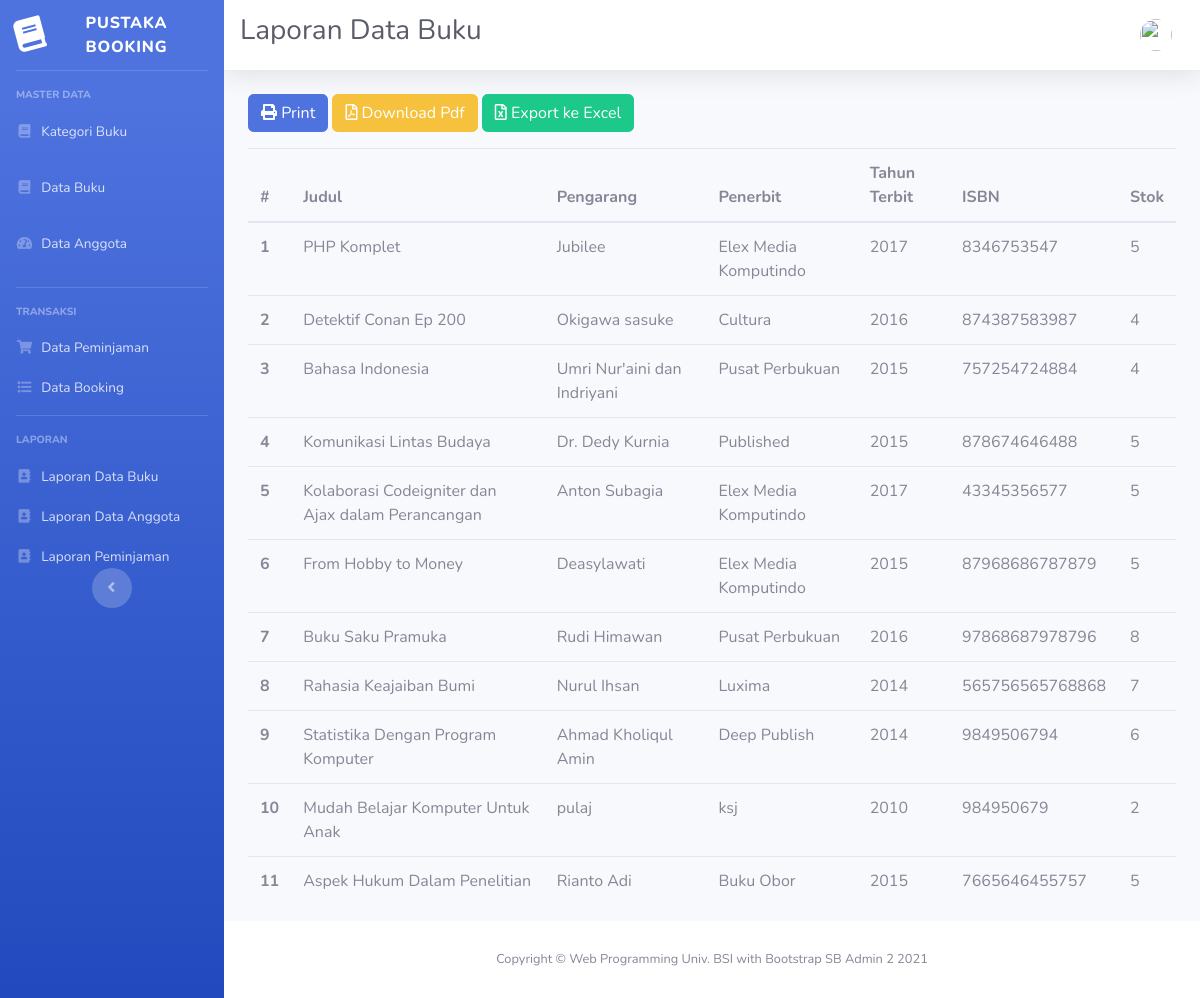
The page /index.php/laporan/laporan_buku on the database its author committed.
### tables this page shows
CREATE TABLE `buku` (
  `id` int(11) NOT NULL,
  `judul_buku` varchar(128) NOT NULL,
  `id_kategori` int(11) NOT NULL,
  `pengarang` varchar(64) NOT NULL,
  `penerbit` varchar(64) NOT NULL,
  `tahun_terbit` year(4) NOT NULL,
  `isbn` varchar(64) NOT NULL,
  `stok` int(11) NOT NULL,
  `dipinjam` int(11) NOT NULL,
  `dibooking` int(11) NOT NULL,
  `image` varchar(256) DEFAULT NULL
);

### application/controllers/Laporan.php (called while the page is built, shortened)
<?php
class Laporan extends CI_Controller
	{
	function __construct()
	{
	$this->load->model([ 'ModelUser' , 'ModelBuku' , 'ModelPinjam' ]);
	}
	public function laporan_buku()
	{
		$data['judul' ] = 'Laporan Data Buku' ;
		$data['user' ] = $this->ModelUser->cekData([ 'email' => $this->session->userdata('email' )]) ->row_array();
		$data['buku' ] = $this->ModelBuku->getBuku() ->result_array();
		$data['kategori' ] = $this->ModelBuku->getKategori() ->result_array();
		$this->load->view('templates/header' , $data);
		$this->load->view('templates/sidebar' , $data);
		$this->load->view('templates/topbar' , $data);
		$this->load->view('buku/laporan_buku' , $data);
		$this->load->view('templates/footer' );
	}
	}

### index.php (called while the page is built, shortened)
<?php
require_once BASEPATH.'core/CodeIgniter.php';

### application/models/ModelBuku.php (called while the page is built, shortened)
<?php defined('BASEPATH') or exit('No direct script access allowed');
class ModelBuku extends CI_Model
{
    public function getBuku()
    {
        return $this->db->get('buku');
    }
}

### application/views/buku/laporan_buku.php (the view, shortened to what this page needs)
<div class="container-fluid">
 <div class="row">
 <div class="col-lg-12">
 <a href="<?= base_url('laporan/cetak_laporan_buku' ); ?>" class="btn btn-primary mb-3"><i class="fas fa-print"></i> Print</a>
 <a href="<?= base_url('laporan/laporan_buku_pdf' ); ?>" class="btn btn-warning mb-3"><i class="far fa-file-pdf"></i> Download Pdf</a>
 <a href="<?= base_url('laporan/export_excel' ); ?>" class="btn btn-success mb-3"><i class="far fa-file-excel"></i> Export ke Excel</a>
 <table class="table table-hover">
 <thead>
 <tr>
 <th scope="col">#</th>
 <th scope="col">Judul</th>
 <th scope="col">Pengarang</th>
 <th scope="col">Penerbit</th>
 <th scope="col">Tahun Terbit</th>
 <th scope="col">ISBN</th>
 <th scope="col">Stok</th>
 </tr>
 </thead>
 <tbody>
 <?php
 $a = 1;
 foreach ($buku as $b) { ?>
 <tr>
 <th scope="row"><?= $a++; ?></th>
 <td><?= $b[ 'judul_buku' ]; ?></td>
 <td><?= $b[ 'pengarang' ]; ?></td>
 <td><?= $b[ 'penerbit' ]; ?></td>
 <td><?= $b[ 'tahun_terbit' ]; ?></td>
 <td><?= $b[ 'isbn' ]; ?></td>
 <td><?= $b[ 'stok' ]; ?></td>
 </tr>
 <?php } ?>
 </tbody>
 </table>
 </div>
 </div>
 </div>
</div>

### application/views/templates/header.php (shortened to what this page needs)
<!DOCTYPE html>
<html lang="en">
<head>
  <link href="<?= base_url('assets/'); ?>vendor/fontawesome-free/css/all.min.css" rel="stylesheet" type="text/css">
  <link href="<?= base_url('assets/'); ?>css/sb-admin-2.min.css" rel="stylesheet">
</head>
<body id="page-top">
  <div id="wrapper">

### application/views/templates/sidebar.php (shortened to what this page needs)
<ul class="navbar-nav bg-gradient-primary sidebar sidebar-dark accordion" id="accordionSidebar">
  <a class="sidebar-brand d-flex align-items-center justify-content-center" href="<?= base_url('admin'); ?>">
    <div class="sidebar-brand-icon rotate-n-15">
      <i class="fas fa-book"></i>
    </div>
    <div class="sidebar-brand-text mx-3">Pustaka Booking<sup></sup></div>
  </a>
  <hr class="sidebar-divider">
  <div class="sidebar-heading">
   Master Data
  </div>
  <li class="nav-item active">
    <li class="nav-item">
        <a class="nav-link" href="<?= base_url('buku/kategori'); ?>">
        <i class="fas fa-fw fa-book"></i>
        <span>Kategori Buku</span></a>
    </li>
    <li class="nav-item">
    <li class="nav-item">
        <a class="nav-link" href="<?= base_url('buku'); ?>">
        <i class="fas fa-fw fa-book"></i>
        <span>Data Buku</span></a>
    </li>
    <li class="nav-item">
        <a class="nav-link" href="<?= base_url('admin'); ?>">
        <i class="fas fa-fw fa-tachometer-alt"></i>
        <span>Data Anggota</span></a>
    </li>
  <hr class="sidebar-divider mt-3">
  <div class="sidebar-heading">
        Transaksi
  </div>
  <li class="nav-item active">
  <li class="nav-item">
    <a class="nav-link pb-0" href="<?= base_url('pinjam'); ?>">
    <i class="fa fa-fw fa-shopping-cart"></i>
      <span>Data Peminjaman</span></a>
  </li>
  <li class="nav-item">
    <a class="nav-link pb-0" href="<?= base_url('pinjam/daftarBooking'); ?>">
    <i class="fa fa-fw fa-list"></i>
      <span>Data Booking</span></a>
  </li>
  <hr class="sidebar-divider mt-3">
  <div class="sidebar-heading">
        Laporan
  </div>
  <li class="nav-item active">
  <li class="nav-item">
    <a class="nav-link pb-0" href="<?= base_url('laporan/laporan_buku'); ?>">
    <i class="fa fa-fw fa-address-book"></i>
      <span>Laporan Data Buku</span></a>
  </li>
  <li class="nav-item">
    <a class="nav-link pb-0" href="<?= base_url('laporan/laporan_anggota'); ?>">
    <i class="fa fa-fw fa-address-book"></i>
      <span>Laporan Data Anggota</span></a>
  </li>
  <li class="nav-item">
    <a class="nav-link pb-0" href="<?= base_url('laporan/laporan_pinjam'); ?>">
    <i class="fa fa-fw fa-address-book"></i>
      <span>Laporan Peminjaman</span></a>
  </li>
  </li>
  <div class="text-center d-none d-md-inline">
   <button class="rounded-circle border-0" id="sidebarToggle"></button>
  </div>
</ul>

### application/views/templates/topbar.php (shortened to what this page needs)
<div id="content-wrapper" class="d-flex flex-column">
<div id="content">
  <nav class="navbar navbar-expand navbar-light bg-white topbar mb-4 static-top shadow">
    <h1 class="h3 mb-2 text-gray-800"><?= $judul; ?></h1>
    <ul class="navbar-nav ml-auto">
      <li class="nav-item dropdown no-arrow">
        <a class="nav-link dropdown-toggle" href="#" id="userDropdown" role="button" data-toggle="dropdown" ariahaspopup="true" aria-expanded="false">
            <img class="img-profile rounded-circle" src="<?= base_url('assets/img/profile/') . $user['image']; ?>">
        </a>
      </li>
    </ul>
  </nav>

### application/views/templates/footer.php (shortened to what this page needs)
      <footer class="sticky-footer bg-white">
        <div class="container my-auto">
          <div class="copyright text-center my-auto">
          <span>Copyright &copy; Web Programming Univ. BSI with
            Bootstrap SB Admin 2 <?= date('Y'); ?></span>
          </div>
        </div>
      </footer>
    </div>
  </div>
</body>
</html>

### rows shown on the page
buku: judul_buku "PHP Komplet", pengarang "Jubilee", penerbit "Elex Media Komputindo", tahun_terbit "2017", isbn "8346753547", stok "5"
buku: judul_buku "Detektif Conan Ep 200", pengarang "Okigawa sasuke", penerbit "Cultura", tahun_terbit "2016", isbn "874387583987", stok "4"
buku: judul_buku "Bahasa Indonesia", pengarang "Umri Nur'aini dan Indriyani", penerbit "Pusat Perbukuan", tahun_terbit "2015", isbn "757254724884", stok "4"
buku: judul_buku "Komunikasi Lintas Budaya", pengarang "Dr. Dedy Kurnia", penerbit "Published", tahun_terbit "2015", isbn "878674646488", stok "5"
buku: judul_buku "Kolaborasi Codeigniter dan Ajax dalam Perancangan", pengarang "Anton Subagia", penerbit "Elex Media Komputindo", tahun_terbit "2017", isbn "43345356577", stok "5"
buku: judul_buku "From Hobby to Money", pengarang "Deasylawati", penerbit "Elex Media Komputindo", tahun_terbit "2015", isbn "87968686787879", stok "5"
buku: judul_buku "Buku Saku Pramuka", pengarang "Rudi Himawan", penerbit "Pusat Perbukuan", tahun_terbit "2016", isbn "97868687978796", stok "8"
buku: judul_buku "Rahasia Keajaiban Bumi", pengarang "Nurul Ihsan", penerbit "Luxima", tahun_terbit "2014", isbn "565756565768868", stok "7"
buku: judul_buku "Statistika Dengan Program Komputer", pengarang "Ahmad Kholiqul Amin", penerbit "Deep Publish", tahun_terbit "2014", isbn "9849506794", stok "6"
buku: judul_buku "Mudah Belajar Komputer Untuk Anak", pengarang "pulaj", penerbit "ksj", tahun_terbit "2010", isbn "984950679", stok "2"
buku: judul_buku "Aspek Hukum Dalam Penelitian", pengarang "Rianto Adi", penerbit "Buku Obor", tahun_terbit "2015", isbn "7665646455757", stok "5"

### other values the page prints
$judul "Laporan Data Buku"
